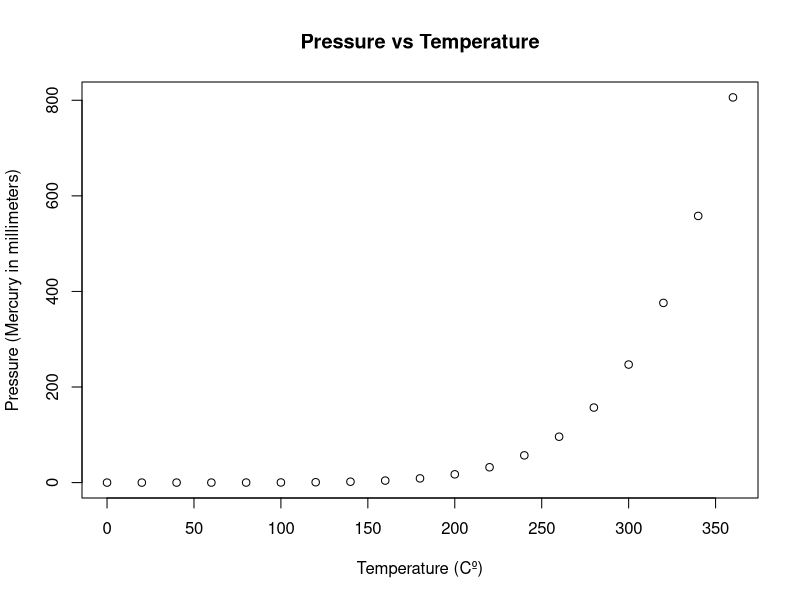
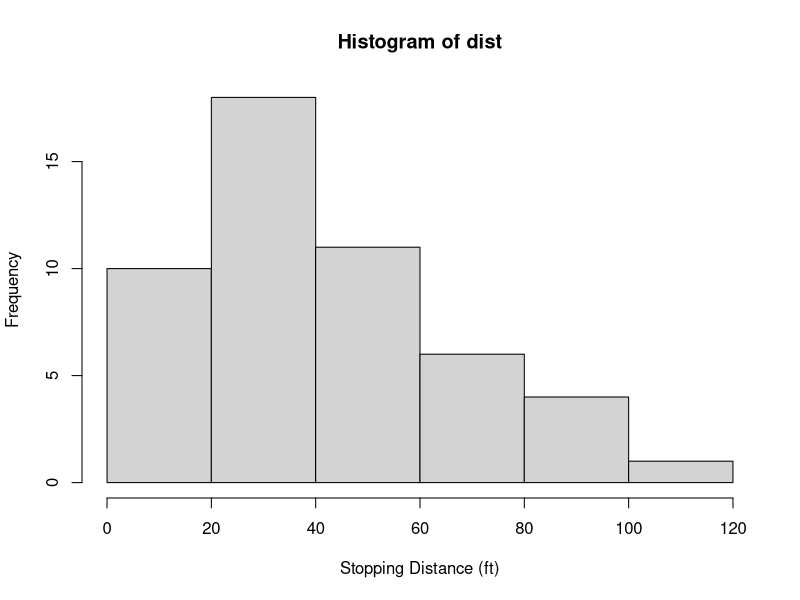
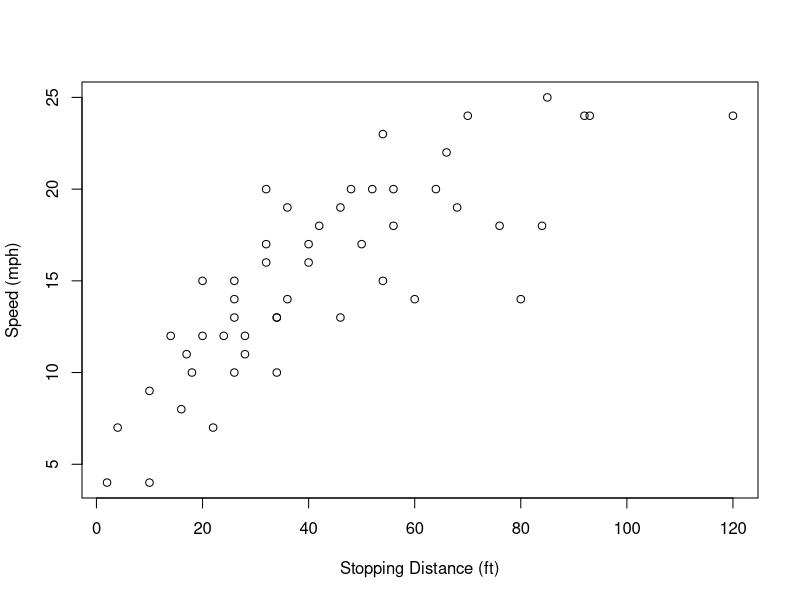

Here is the R script that generated these plots, in order:
## ---- chunk 1
summary(cars)
## ---- chunk 2
plot(pressure, xlab = "Temperature (Cº)", ylab ="Pressure (Mercury in millimeters)")
title("Pressure vs Temperature")
## ---- chunk 3
#| layout-ncol: 2

dist <- cars$dist

## ****** Updated line of code for revision: 
hist(dist, xlab = "Stopping Distance (ft)") 

plot(dist, cars$speed, xlab = "Stopping Distance (ft)", ylab= "Speed (mph)")



